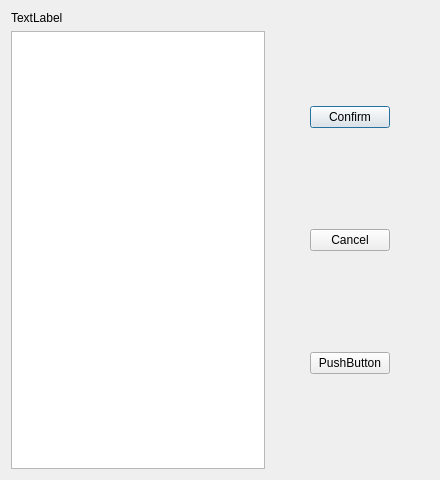
<?xml version="1.0" encoding="UTF-8"?>
<ui version="4.0">
 <class>ContextMenuDialog</class>
 <widget class="QDialog" name="ContextMenuDialog">
  <property name="geometry">
   <rect>
    <x>0</x>
    <y>0</y>
    <width>440</width>
    <height>480</height>
   </rect>
  </property>
  <property name="windowTitle">
   <string>ContextMenu</string>
  </property>
  <layout class="QHBoxLayout" name="horizontalLayout_2">
   <item>
    <layout class="QVBoxLayout" name="verticalLayout_2">
     <item>
      <widget class="QLabel" name="label">
       <property name="text">
        <string>TextLabel</string>
       </property>
      </widget>
     </item>
     <item>
      <widget class="QTableView" name="tableView"/>
     </item>
    </layout>
   </item>
   <item>
    <layout class="QHBoxLayout" name="horizontalLayout">
     <item>
      <spacer name="horizontalSpacer">
       <property name="orientation">
        <enum>Qt::Horizontal</enum>
       </property>
       <property name="sizeHint" stdset="0">
        <size>
         <width>40</width>
         <height>20</height>
        </size>
       </property>
      </spacer>
     </item>
     <item>
      <layout class="QVBoxLayout" name="verticalLayout">
       <item>
        <widget class="QPushButton" name="btn_confirm">
         <property name="text">
          <string>Confirm</string>
         </property>
        </widget>
       </item>
       <item>
        <widget class="QPushButton" name="btn_cancel">
         <property name="text">
          <string>Cancel</string>
         </property>
        </widget>
       </item>
       <item>
        <widget class="QPushButton" name="pushButton_3">
         <property name="text">
          <string>PushButton</string>
         </property>
        </widget>
       </item>
      </layout>
     </item>
     <item>
      <spacer name="horizontalSpacer_2">
       <property name="orientation">
        <enum>Qt::Horizontal</enum>
       </property>
       <property name="sizeHint" stdset="0">
        <size>
         <width>40</width>
         <height>20</height>
        </size>
       </property>
      </spacer>
     </item>
    </layout>
   </item>
  </layout>
 </widget>
 <resources/>
 <connections/>
</ui>
